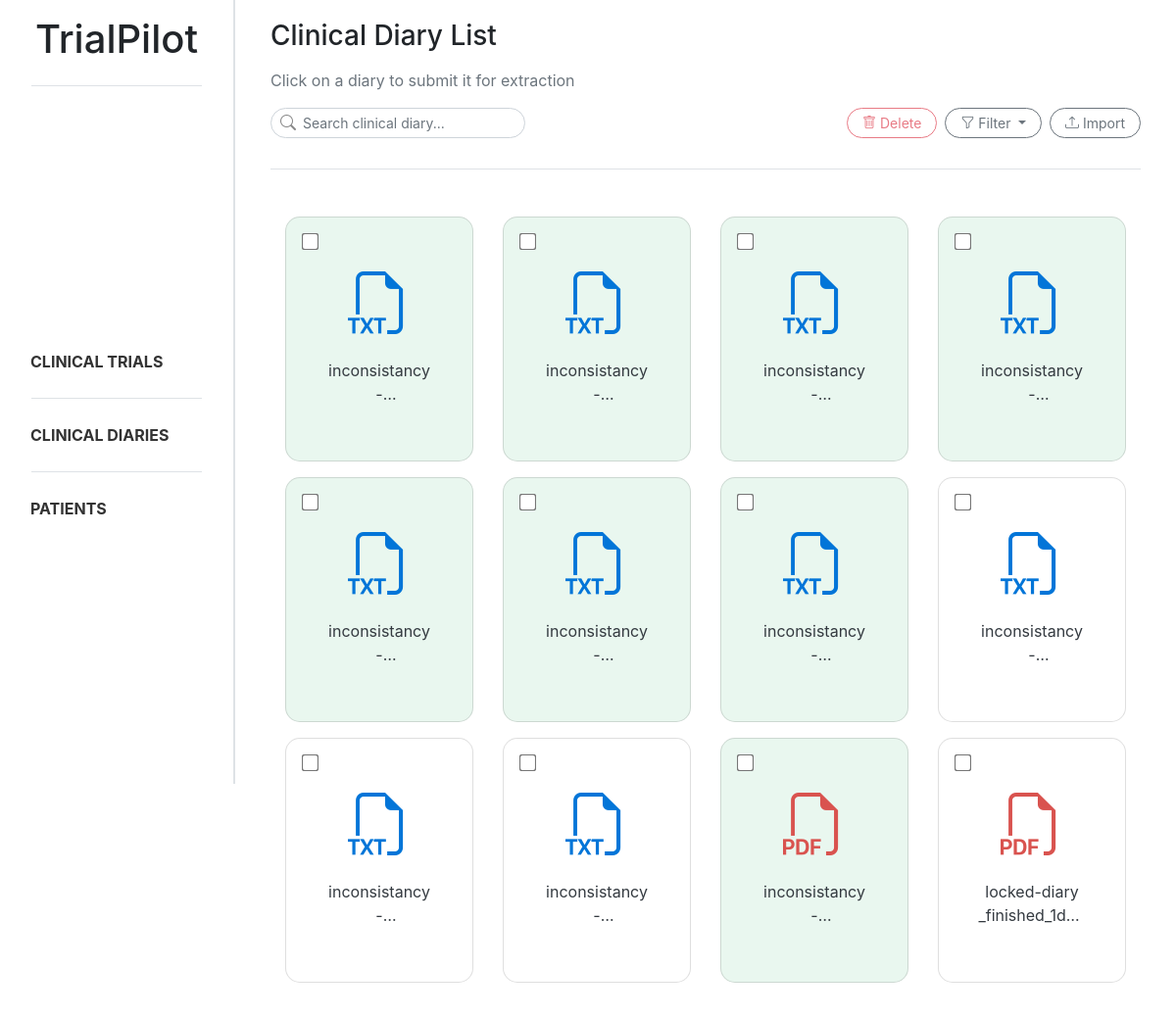
Before: /diaries/ with the older database file.
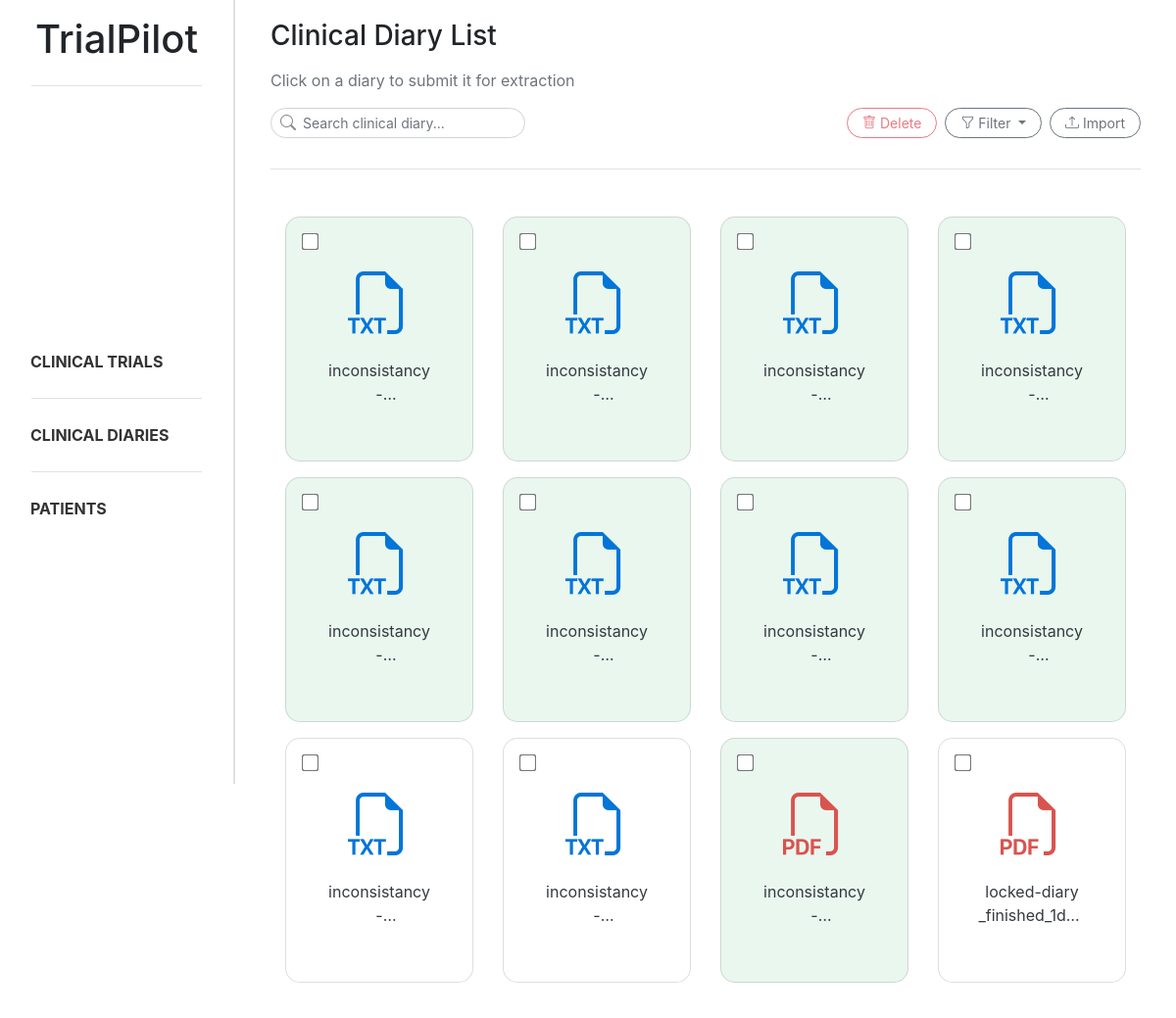
After: the same page with the newer database file.
### trialpilot/views.py (the view)
# urls.py: path('diaries/', diary_list, name='diary_list'),
def diary_list(request):
    search = request.GET.get("search", "").strip()
    status = request.GET.get("status", "").strip()
    file_type = request.GET.get("file_type", "").strip().lower()
    diaries = Document.objects.filter(type=Document.DocumentType.CLINICAL_DIARY)
    if search:
        diaries = diaries.filter(title__icontains=search)
    if status == "extracted":
        diaries = diaries.filter(extracted=True)
    elif status == "not_extracted":
        diaries = diaries.filter(extracted=False)
    diary_data = []
    for diary in diaries:
        if "." in diary.title:
            original_name, ext = diary.title.rsplit('.', 1)
            ext = ext.lower()
        else:
            ext = ""
        if file_type and ext != file_type:
            continue
        diary_data.append((diary, ext))
    return render(request, 'trialpilot/diary_list.html', {
        'diary_data': diary_data,
        'search': search,
        'status': status,
        'file_type': file_type,
    })

### trialpilot/templates/trialpilot/diary_list.html (shortened to what this page needs)
{% extends "trialpilot/base.html" %}
{% block content %}
<div class="d-flex flex-column mb-4 ml-3 mr-3">
    <h3 class="mb-3">Clinical Diary List</h3>
    <p class="text-muted">Click on a diary to submit it for extraction</p>
    <div class="d-flex justify-content-between align-items-center mb-3">
        <form method="GET">
            <div class="position-relative" style="width:260px">
                <i class="bi bi-search position-absolute"
                    style="left:10px; top:50%; transform:translateY(-50%); color:#888;"></i>
                <input type="text" name="search" value="{{ search }}" class="form-control form-control-sm rounded-ui"
                    style="padding-left: 32px;" placeholder="Search clinical diary...">
            </div>
        </form>
        <div class="d-flex gap-2">
            <button id="deleteBtn" data-url="{% url 'diary_remove' %}" class="btn btn-outline-danger btn-sm rounded-ui"
                style="margin-right: 0.5rem;" disabled>
                <i class="bi bi-trash"></i>
                Delete
            </button>
            <div class="dropdown" style="margin-right: 0.5rem;">
                <button class="btn btn-outline-secondary btn-sm rounded-ui dropdown-toggle" type="button"
                    data-bs-toggle="dropdown" aria-expanded="false">
                    <i class="bi bi-funnel"></i>
                    Filter
                </button>
            </div>
            <button class="btn btn-outline-secondary btn-sm rounded-ui" data-bs-toggle="modal"
                data-bs-target="#uploadModal">
                <i class="bi bi-upload"></i>
                Import
            </button>
        </div>
    </div>
    <div class="sidebar-divider mb-4"></div>
</div>
<div class="row g-3 ml-3 mr-3">
    {% for diary, extension in diary_data %}
    <div class="col-6 col-md-4 col-lg-3 mb-3">
        <div class="text-decoration-none diary-card-trigger" data-diary-id="{{ diary.id }}"
            data-diary-title="{{ diary.title }}" data-diary-extracted="{{ diary.extracted }}">
            <div
                class="card text-center shadow-sm doc-card h-100 position-relative {% if diary.extracted %} doc-extracted {% endif %}">
                <input type="checkbox" class="form-check-input position-absolute top-0 start-0 m-2 doc-checkbox"
                    value="{{ diary.id }}">
                <div class="card-body">
                    {% if extension == "pdf" %}
                    <i class="bi bi-filetype-pdf" style="font-size: 4rem; color:#d9534f;"></i>
                    {% else %}
                    <i class="bi bi-filetype-txt" style="font-size: 4rem; color:#0275d8;"></i>
                    {% endif %}
                    <p class="mt-2 text-dark doc-title" title="{{ diary.title }}">
                        {{ diary.title }}
                    </p>
                </div>
            </div>
        </div>
    </div>
    {% endfor %}
</div>
{% endblock %}

Changed rows visible on the page:
changed Document "inconsistancy-diary_patient_8_c17267d867924f66937cffdd4c7aaa7d.txt": extracted False → True (drawn)
